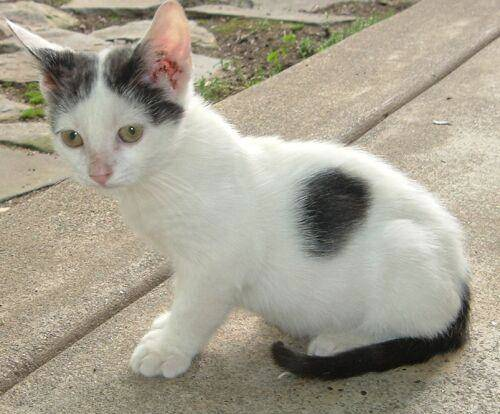
#> input picture ComputerVision/images/cat.3.jpg, 500 x 414 px
$ jupyter execute 'openCv快速开始——直方图，均衡处理.ipynb'   (shell and % lines are left out)
#> lines starting #> are read from the running program, lines starting #| are printed output that depends on the picture
[cell 1]
import matplotlib.pyplot as plt
import numpy as np
import cv2

def img_change_chanels(img):
    return cv2.merge(cv2.split(img)[::-1])

def show(img):
    plt.imshow(img)
    cv2.waitKey(0)
    cv2.destroyAllWindows()

def show_sub(images,x,y):
    for i in range(len(images)):
        plt.subplot(x,y,i+1)
        plt.imshow(images[i])
    cv2.waitKey(0)
    cv2.destroyAllWindows()

# 灰度图显示
def gray_show(img,name = None):
    if name is not None:
        cv2.imshow(name,img)
    else:
        cv2.imshow("img",img)
    cv2.waitKey(0)
    cv2.destroyAllWindows()

[cell 2]
cat = cv2.imread("./images/cat.3.jpg",0) # 灰度图读取
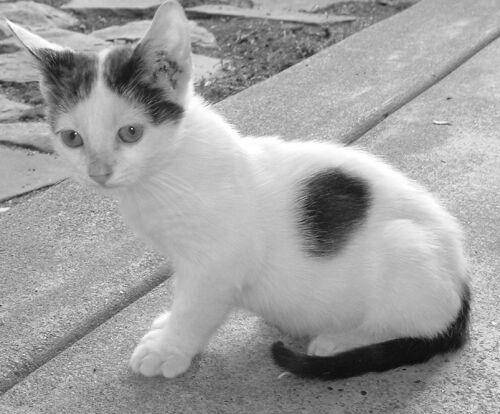
#> cat: shape (414, 500); min 0, max 255, mean 159.9

### 直方图绘制
#### calcHist(images, chanels,mask,hist, min_max)

[cell 3]
hist = cv2.calcHist([cat],[0],None,[256],[0,256])
#> hist = 256 values, max 3659 at index 179, min 0 at index 1, mean 808.6
print(hist.shape)
#| (256, 1)

[cell 4]
plt.hist(cat.ravel(),256)
plt.show()
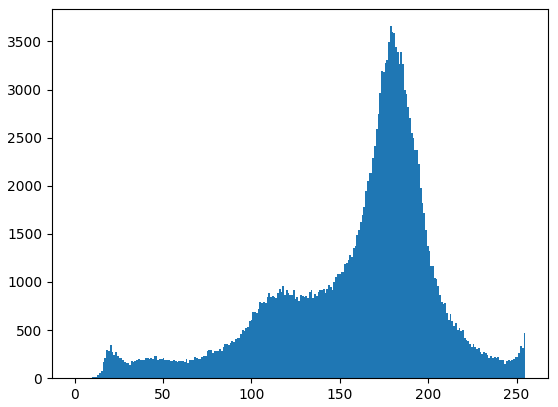
#> figure drawn by matplotlib, 1 panel; tallest bar 3659 high, from x = 178.3 to 179.3

[cell 5]
# 三通道

[cell 6]
img = cv2.imread("./images/cat.3.jpg")
#> img is the input picture: shape (414, 500, 3); mean B, G, R 144.3, 159.9, 165.9
show(img)
color = ["b","g","r"]
plt.figure(255)
for step,color in enumerate(color):
    histr = cv2.calcHist([img],[step],None,[256],[0,256])
    plt.plot(hist,c = color)
    plt.show()
#> this loop made 3 passes
#> pass 1, `plt.show()`:
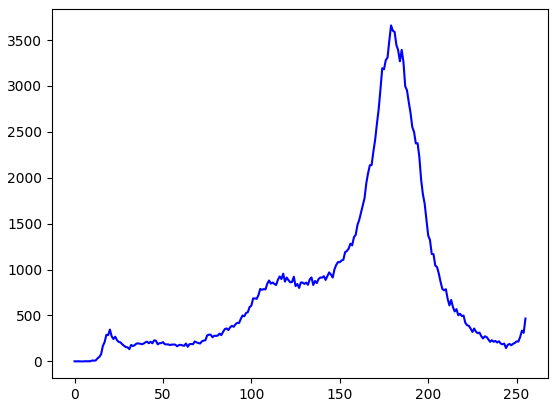
#> figure drawn by matplotlib, 1 panel; curve peaks at x = 179, y = 3659

$ run again, with ComputerVision/images/cat.0.jpg copied over ComputerVision/images/cat.3.jpg
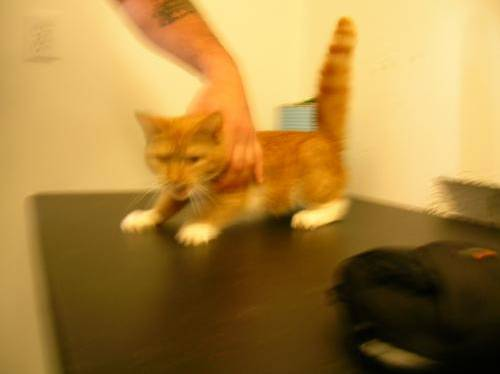
#> input picture ComputerVision/images/cat.0.jpg, 500 x 374 px
#> `cat = cv2.imread("./images/cat.3.jpg",0)`:
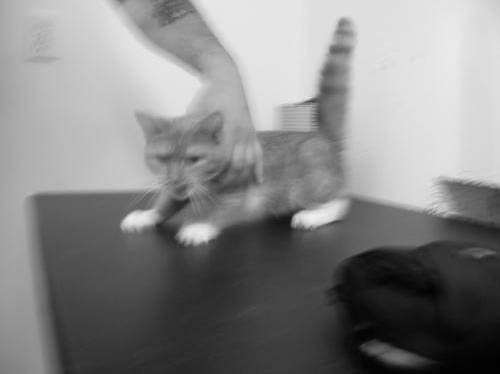
#> cat: shape (374, 500); min 0, max 242, mean 133.4
#> hist = 256 values, max 3756 at index 222, min 0 at index 239, mean 730.5
#| (256, 1)
#> img is the input picture: shape (374, 500, 3); mean B, G, R 61.9, 129.8, 167.7
#> the loop `for step,color in enumerate(color):` made 3 passes
#> pass 2, `plt.show()`:
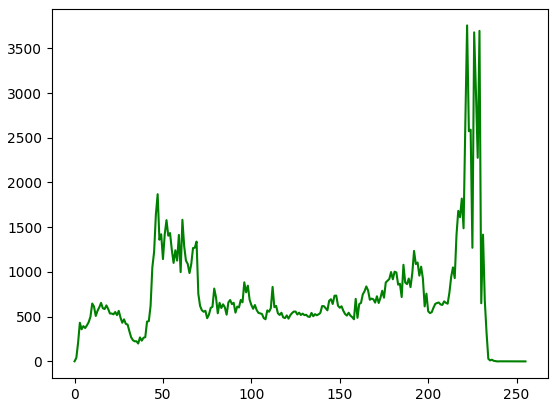
#> figure drawn by matplotlib, 1 panel; curve peaks at x = 222, y = 3756

$ run again, with ComputerVision/images/cat.1.jpg copied over ComputerVision/images/cat.3.jpg
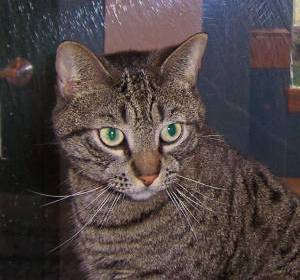
#> input picture ComputerVision/images/cat.1.jpg, 300 x 280 px
#> `cat = cv2.imread("./images/cat.3.jpg",0)`:
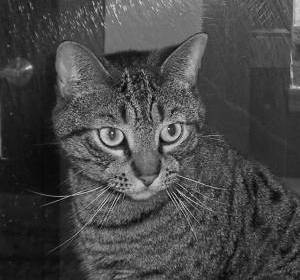
#> cat: shape (280, 300); min 0, max 237, mean 71.4
#> hist = 256 values, max 1100 at index 54, min 0 at index 209, mean 328.1
#| (256, 1)
#> img is the input picture: shape (280, 300, 3); mean B, G, R 68, 68.3, 78.8
#> the loop `for step,color in enumerate(color):` made 3 passes
#> pass 2, `plt.show()`:
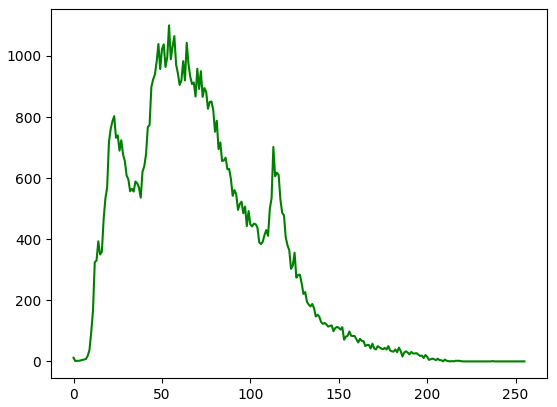
#> figure drawn by matplotlib, 1 panel; curve peaks at x = 54, y = 1100

$ run again, with ComputerVision/images/cat.10.jpg copied over ComputerVision/images/cat.3.jpg
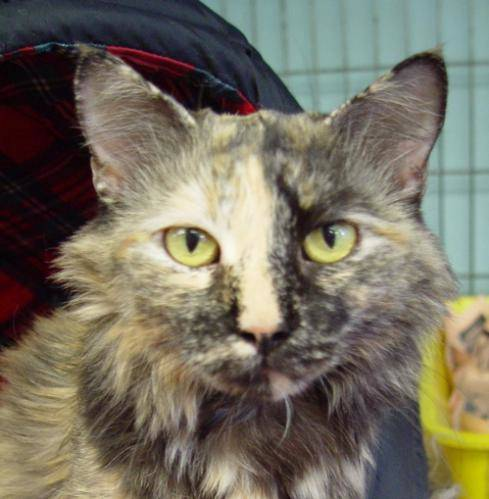
#> input picture ComputerVision/images/cat.10.jpg, 489 x 499 px
#> `cat = cv2.imread("./images/cat.3.jpg",0)`:
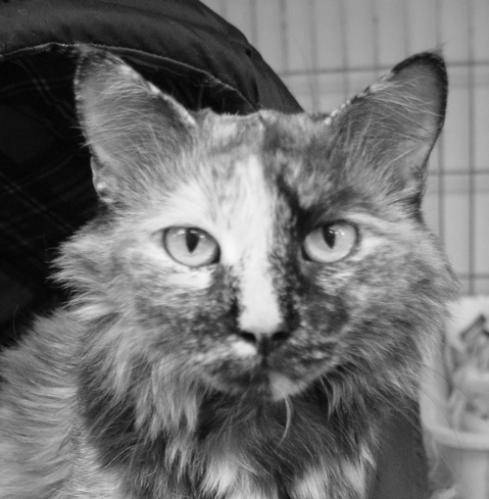
#> cat: shape (499, 489); min 0, max 249, mean 111.9
#> hist = 256 values, max 2483 at index 156, min 0 at index 250, mean 953.2
#| (256, 1)
#> img is the input picture: shape (499, 489, 3); mean B, G, R 97, 111.9, 117.5
#> the loop `for step,color in enumerate(color):` made 3 passes
#> pass 2, `plt.show()`:
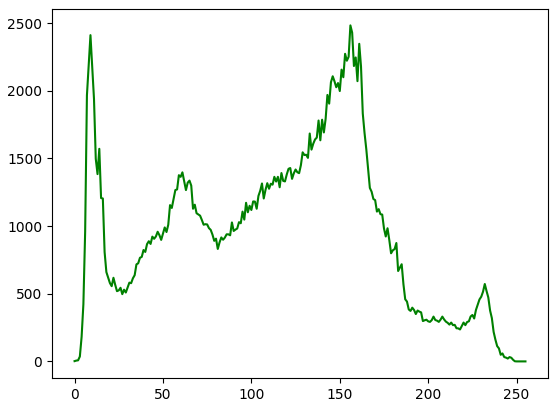
#> figure drawn by matplotlib, 1 panel; curve peaks at x = 156, y = 2483
